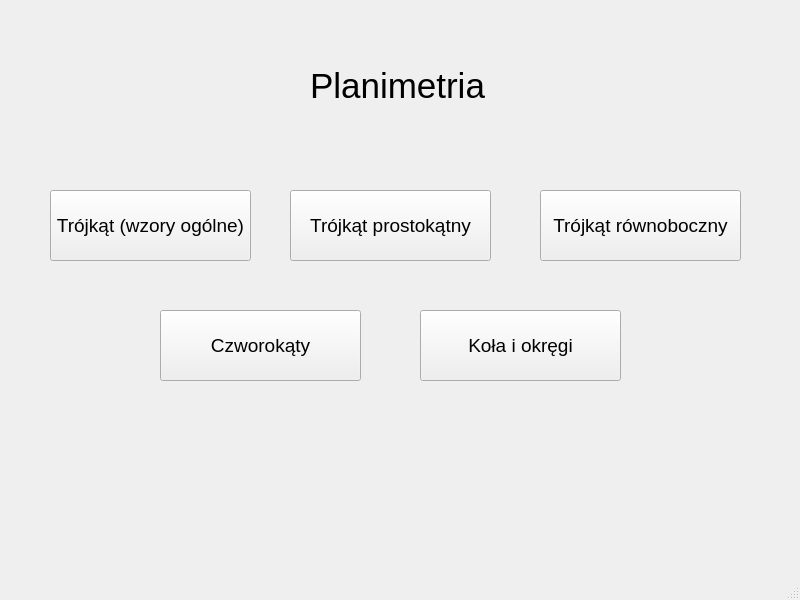
<?xml version="1.0" encoding="UTF-8"?>
<ui version="4.0">
 <class>Dzial6Window</class>
 <widget class="QMainWindow" name="Dzial6Window">
  <property name="geometry">
   <rect>
    <x>0</x>
    <y>0</y>
    <width>800</width>
    <height>600</height>
   </rect>
  </property>
  <property name="windowTitle">
   <string>MainWindow</string>
  </property>
  <widget class="QWidget" name="centralwidget">
   <widget class="QLabel" name="label">
    <property name="geometry">
     <rect>
      <x>310</x>
      <y>60</y>
      <width>191</width>
      <height>51</height>
     </rect>
    </property>
    <property name="font">
     <font>
      <pointsize>26</pointsize>
     </font>
    </property>
    <property name="text">
     <string>Planimetria</string>
    </property>
   </widget>
   <widget class="QPushButton" name="pushButton">
    <property name="geometry">
     <rect>
      <x>50</x>
      <y>190</y>
      <width>201</width>
      <height>71</height>
     </rect>
    </property>
    <property name="font">
     <font>
      <pointsize>14</pointsize>
     </font>
    </property>
    <property name="text">
     <string>Trójkąt (wzory ogólne)</string>
    </property>
   </widget>
   <widget class="QPushButton" name="pushButton_2">
    <property name="geometry">
     <rect>
      <x>290</x>
      <y>190</y>
      <width>201</width>
      <height>71</height>
     </rect>
    </property>
    <property name="font">
     <font>
      <pointsize>14</pointsize>
     </font>
    </property>
    <property name="text">
     <string>Trójkąt prostokątny</string>
    </property>
   </widget>
   <widget class="QPushButton" name="pushButton_3">
    <property name="geometry">
     <rect>
      <x>540</x>
      <y>190</y>
      <width>201</width>
      <height>71</height>
     </rect>
    </property>
    <property name="font">
     <font>
      <pointsize>14</pointsize>
     </font>
    </property>
    <property name="text">
     <string>Trójkąt równoboczny</string>
    </property>
   </widget>
   <widget class="QPushButton" name="pushButton_4">
    <property name="geometry">
     <rect>
      <x>160</x>
      <y>310</y>
      <width>201</width>
      <height>71</height>
     </rect>
    </property>
    <property name="font">
     <font>
      <pointsize>14</pointsize>
     </font>
    </property>
    <property name="text">
     <string>Czworokąty</string>
    </property>
   </widget>
   <widget class="QPushButton" name="pushButton_5">
    <property name="geometry">
     <rect>
      <x>420</x>
      <y>310</y>
      <width>201</width>
      <height>71</height>
     </rect>
    </property>
    <property name="font">
     <font>
      <pointsize>14</pointsize>
     </font>
    </property>
    <property name="text">
     <string>Koła i okręgi</string>
    </property>
   </widget>
  </widget>
  <widget class="QMenuBar" name="menubar">
   <property name="geometry">
    <rect>
     <x>0</x>
     <y>0</y>
     <width>800</width>
     <height>21</height>
    </rect>
   </property>
  </widget>
  <widget class="QStatusBar" name="statusbar"/>
 </widget>
 <resources/>
 <connections/>
</ui>
